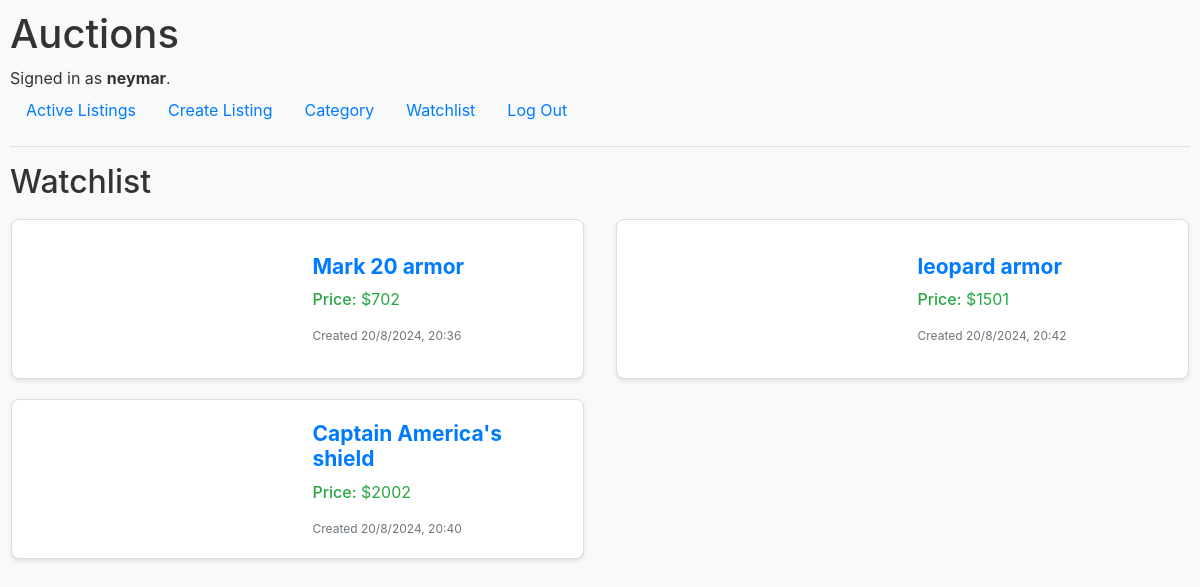
The page /watchlist (signed in) on the database its author committed.
### auctions/models.py (models this page shows)
class User(AbstractUser):
    pass

class AuctionList(models.Model):
    title = models.CharField(max_length=64)
    description = models.CharField(max_length=200)
    category = models.CharField(max_length=64)
    time = models.CharField(max_length=64)
    image_url = models.CharField(max_length=1000)
    price = models.IntegerField()
    closed = models.BooleanField(default = False)

### auctions/views.py (the view)
# urls.py: path("watchlist", views.watchlist, name="watchlist"),
def watchlist(request):
    username = request.user
    link_products = username.person_link.filter(watchList=True)
    products = [link.product for link in link_products]
    return render(request, "auctions/watchlist.html", {
        "products": products
    })

### auctions/templates/auctions/watchlist.html (shortened to what this page needs)
{% extends "auctions/layout.html" %}
{% block body %}
    <h2>Watchlist</h2>
    {% if user.is_authenticated %}
        <div class="products row">
        {% for product in products %}
            <div class="col-md-6">
                <a href="{% url 'specific' product.id %}">
                    <div class="product row">
                        <div class="product-img col-md-6">
                        </div>
                        <div class="product-infor col-md-6">
                            <h4>{{ product.title }}</h4>
                            <p><span>Price:</span> ${{ product.price }}</p>
                            <small>{{ product.time }}</small>
                        </div>
                    </div>
                </a>
            </div>
        {% endfor %}
    </div>
    {% else %}
        <p><a href="{% url 'login' %}">Login</a> or <a href="{% url 'register' %}">register</a> to visit your Watchlist</p>
    {% endif %}
{% endblock %}

### auctions/templates/auctions/layout.html (shortened to what this page needs)
{% load static %}
<!DOCTYPE html>
<html lang="en">
    <head>
        <link rel="stylesheet" href="https://stackpath.bootstrapcdn.com/bootstrap/4.4.1/css/bootstrap.min.css">
        <link href="{% static 'auctions/styles.css' %}" rel="stylesheet">
    </head>
    <body>
        <h1>Auctions</h1>
        <div>
            {% if user.is_authenticated %}
                Signed in as <strong>{{ user.username }}</strong>.
            {% else %}
                Not signed in.
            {% endif %}
        </div>
        <ul class="nav">
            <li class="nav-item">
                <a class="nav-link" href="{% url 'index' %}">Active Listings</a>
            </li>
            <li class="nav-item">
                <a class="nav-link" href="{% url 'create listing' %}">Create Listing</a>
            </li>
            <li class="nav-item">
                <a class="nav-link" href="{% url 'category' %}">Category</a>
            </li>
            <li class="nav-item">
                <a class="nav-link" href="{% url 'watchlist' %}">Watchlist</a>
            </li>
            {% if user.is_authenticated %}
                <li class="nav-item">
                    <a class="nav-link" href="{% url 'logout' %}">Log Out</a>
                </li>
            {% endif %}
        </ul>
        <hr>
        {% block body %}
        {% endblock %}
    </body>
</html>

### auctions/static/auctions/styles.css (style rules this page uses)
body { padding: 10px; background-color: #f8f9fa; color: #333; }
.product { position: relative; display: flex; justify-content: center; align-items: center; height: 160px; border: 1px solid #ddd; border-radius: 8px; background-color: #fff; box-shadow: 0 2px 4px rgba(0, 0, 0, 0.1); margin: 10px 1px; transition: transform 0.2s, box-shadow 0.2s; }
.product h4 { overflow: hidden; text-overflow: ellipsis; }
.product-img { position: relative; border-top-left-radius: 8px; border-top-right-radius: 8px; display: flex; height: 100%; justify-content: center; align-items: center; }
.product-infor { padding: 15px; display: flex; flex-direction: column; justify-content: space-between; }
.product-infor span { font-weight: 500; }
.product-infor p { color: #28a745; }
.product-infor h4 { font-size: 21px; font-weight: bold; color: #007bff; }
.product-infor small { font-size: 12px; color: #6c757d; }

### rows shown on the page
User: username "neymar"
AuctionList: title "Mark 20 armor", price "702", time "Created 20/8/2024, 20:36"
AuctionList: title "leopard armor", price "1501", time "Created 20/8/2024, 20:42"
AuctionList: title "Captain America's shield", price "2002", time "Created 20/8/2024, 20:40"
